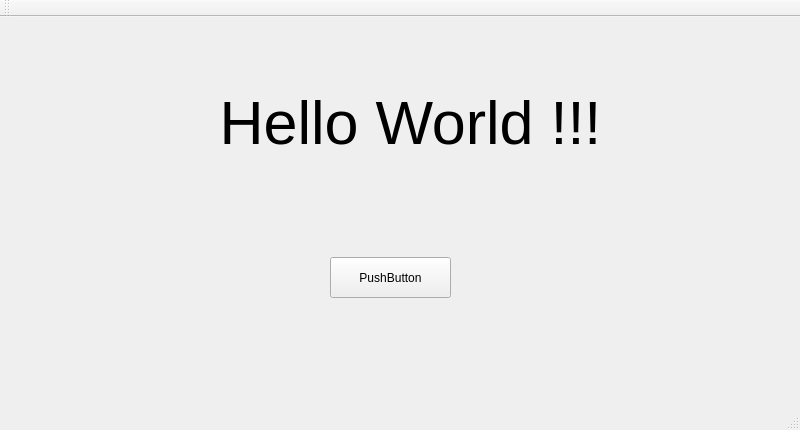
<?xml version="1.0" encoding="UTF-8"?>
<ui version="4.0">
 <class>MainWindow</class>
 <widget class="QMainWindow" name="MainWindow">
  <property name="geometry">
   <rect>
    <x>0</x>
    <y>0</y>
    <width>800</width>
    <height>430</height>
   </rect>
  </property>
  <property name="windowTitle">
   <string>MainWindow</string>
  </property>
  <widget class="QWidget" name="centralWidget">
   <widget class="QLabel" name="label">
    <property name="geometry">
     <rect>
      <x>80</x>
      <y>40</y>
      <width>661</width>
      <height>131</height>
     </rect>
    </property>
    <property name="font">
     <font>
      <pointsize>46</pointsize>
     </font>
    </property>
    <property name="text">
     <string>Hello World !!!</string>
    </property>
    <property name="alignment">
     <set>Qt::AlignCenter</set>
    </property>
   </widget>
   <widget class="QPushButton" name="button">
    <property name="geometry">
     <rect>
      <x>330</x>
      <y>240</y>
      <width>121</width>
      <height>41</height>
     </rect>
    </property>
    <property name="text">
     <string>PushButton</string>
    </property>
   </widget>
  </widget>
  <widget class="QMenuBar" name="menuBar">
   <property name="geometry">
    <rect>
     <x>0</x>
     <y>0</y>
     <width>800</width>
     <height>25</height>
    </rect>
   </property>
  </widget>
  <widget class="QToolBar" name="mainToolBar">
   <attribute name="toolBarArea">
    <enum>TopToolBarArea</enum>
   </attribute>
   <attribute name="toolBarBreak">
    <bool>false</bool>
   </attribute>
  </widget>
  <widget class="QStatusBar" name="statusBar"/>
 </widget>
 <layoutdefault spacing="6" margin="11"/>
 <resources/>
 <connections/>
</ui>
